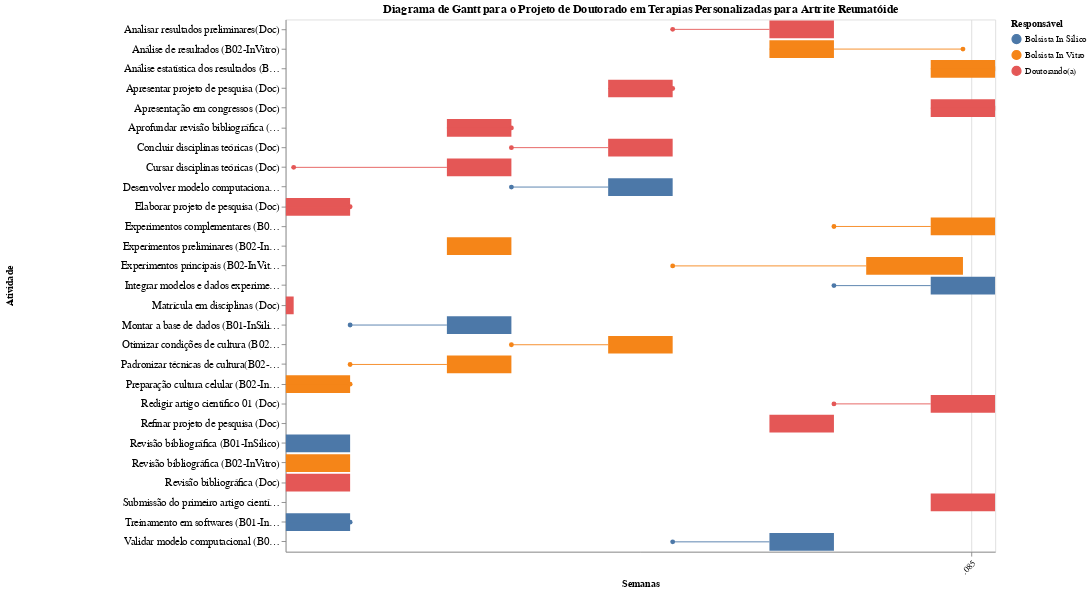

The notebook cell saved with this chart:
### Code cell
chart

### Figure 1 — Vega-Lite specification as saved in the notebook (floating-point values rounded to 4 significant figures)
{"config": {"view": {"continuousWidth": 300, "continuousHeight": 300}, "scale": {"bandPaddingInner": 0.5}}, "layer": [{"mark": {"type": "bar", "size": 20}, "encoding": {"color": {"field": "Responsável", "legend": {"title": "Responsável"}, "type": "nominal"}, "tooltip": [{"field": "Atividade", "type": "nominal"}, {"field": "inicio", "type": "quantitative"}, {"field": "fim", "type": "quantitative"}, {"field": "Duração (Semanas)", "type": "quantitative"}, {"field": "Responsável", "type": "nominal"}], "x": {"axis": {"labelAngle": -45}, "field": "inicio", "title": "Semanas", "type": "temporal"}, "x2": {"field": "fim"}, "y": {"axis": {"labelAlign": "right", "labelAngle": 0, "labelFontSize": 12, "titlePadding": 120}, "field": "Atividade", "sort": ["Revisão bibliográfica (B01-InSilico)", "Treinamento em softwares (B01-InSilico)", "Montar a base de dados (B01-InSilico)", "Desenvolver modelo computacional (B01-InSilico)", "Validar modelo computacional (B01-InSilico)", "Integrar modelos e dados experimentais (B01-InSilico)", "Revisão bibliográfica (B02-InVitro)", "Preparação cultura celular (B02-InVitro)", "Padronizar técnicas de cultura(B02-InVitro)", "Experimentos preliminares (B02-InVitro)", "Otimizar condições de cultura (B02-InVitro)", "Experimentos principais (B02-InVitro)", "Análise de resultados (B02-InVitro)", "Experimentos complementares (B02-InVitro)", "Análise estatística dos resultados (B02-InVitro)", "Matrícula em disciplinas (Doc)", "Revisão bibliográfica (Doc)", "Elaborar projeto de pesquisa (Doc)", "Cursar disciplinas teóricas (Doc)", "Aprofundar revisão bibliográfica (Doc)", "Concluir disciplinas teóricas (Doc)", "Apresentar projeto de pesquisa (Doc)", "Analisar resultados preliminares(Doc)", "Refinar projeto de pesquisa (Doc)", "Redigir artigo científico 01 (Doc)", "Apresentação em congressos (Doc)", "Submissão do primeiro artigo científico (Doc)"], "type": "nominal"}}, "name": "view_75"}, {"mark": {"type": "rule", "point": true}, "encoding": {"color": {"field": "Responsável", "legend": {"title": "Responsável"}, "type": "nominal"}, "detail": {"field": "Predecessora", "type": "nominal"}, "tooltip": [{"field": "Atividade", "type": "nominal"}, {"field": "inicio", "type": "quantitative"}, {"field": "fim", "type": "quantitative"}, {"field": "Duração (Semanas)", "type": "quantitative"}, {"field": "Responsável", "type": "nominal"}], "x": {"field": "fim_predecessora", "type": "temporal"}, "x2": {"field": "inicio"}, "y": {"field": "Atividade", "type": "nominal"}, "y2": {"field": "Atividade"}}, "transform": [{"filter": "(datum.Predecessora !== '-')"}, {"lookup": "Predecessora", "as": "fim_predecessora", "from": {"data": {"name": "data-4e397e691557f6b578b30a337d041307"}, "key": "Atividade", "fields": ["fim"]}}]}], "data": {"name": "data-4e397e691557f6b578b30a337d041307"}, "height": 600, "params": [{"name": "param_48", "select": {"type": "interval", "encodings": ["x", "y"]}, "bind": "scales", "views": ["view_75"]}], "resolve": {"scale": {"x": "shared"}}, "title": "Diagrama de Gantt para o Projeto de Doutorado em Terapias Personalizadas para Artrite Reumatóide", "width": 800, "$schema": "https://vega.github.io/schema/vega-lite/v5.17.0.json", "datasets": {"data-4e397e691557f6b578b30a337d041307": [{"Atividade": "Revisão bibliográfica (B01-InSilico)", "Duração (Semanas)": 8, "Trimestre": 1, "Responsável": "Bolsista In Silico", "Predecessora": "-", "Ordem": 100, "inicio_trimestre": 0, "inicio": 0, "fim": 8}, {"Atividade": "Treinamento em softwares (B01-InSilico)", "Duração (Semanas)": 8, "Trimestre": 1, "Responsável": "Bolsista In Silico", "Predecessora": "Revisão bibliográfica (B01-InSilico)", "Ordem": 101, "inicio_trimestre": 0, "inicio": 0, "fim": 8}, {"Atividade": "Montar a base de dados (B01-InSilico)", "Duração (Semanas)": 8, "Trimestre": 2, "Responsável": "Bolsista In Silico", "Predecessora": "Treinamento em softwares (B01-InSilico)", "Ordem": 102, "inicio_trimestre": 12, "inicio": 20, "fim": 28}, {"Atividade": "Desenvolver modelo computacional (B01-InSilico)", "Duração (Semanas)": 8, "Trimestre": 3, "Responsável": "Bolsista In Silico", "Predecessora": "Montar a base de dados (B01-InSilico)", "Ordem": 103, "inicio_trimestre": 24, "inicio": 40, "fim": 48}, {"Atividade": "Validar modelo computacional (B01-InSilico)", "Duração (Semanas)": 8, "Trimestre": 4, "Responsável": "Bolsista In Silico", "Predecessora": "Desenvolver modelo computacional (B01-InSilico)", "Ordem": 104, "inicio_trimestre": 36, "inicio": 60, "fim": 68}, {"Atividade": "Integrar modelos e dados experimentais (B01-InSilico)", "Duração (Semanas)": 8, "Trimestre": 5, "Responsável": "Bolsista In Silico", "Predecessora": "Validar modelo computacional (B01-InSilico)", "Ordem": 105, "inicio_trimestre": 48, "inicio": 80, "fim": 88}, {"Atividade": "Revisão bibliográfica (B02-InVitro)", "Duração (Semanas)": 8, "Trimestre": 1, "Responsável": "Bolsista In Vitro", "Predecessora": "-", "Ordem": 200, "inicio_trimestre": 0, "inicio": 0, "fim": 8}, {"Atividade": "Preparação cultura celular (B02-InVitro)", "Duração (Semanas)": 8, "Trimestre": 1, "Responsável": "Bolsista In Vitro", "Predecessora": "Revisão bibliográfica (B02-InVitro)", "Ordem": 201, "inicio_trimestre": 0, "inicio": 0, "fim": 8}, {"Atividade": "Padronizar técnicas de cultura(B02-InVitro)", "Duração (Semanas)": 8, "Trimestre": 2, "Responsável": "Bolsista In Vitro", "Predecessora": "Preparação cultura celular (B02-InVitro)", "Ordem": 202, "inicio_trimestre": 12, "inicio": 20, "fim": 28}, {"Atividade": "Experimentos preliminares (B02-InVitro)", "Duração (Semanas)": 8, "Trimestre": 2, "Responsável": "Bolsista In Vitro", "Predecessora": "Padronizar técnicas de cultura (B02-InVitro)", "Ordem": 203, "inicio_trimestre": 12, "inicio": 20, "fim": 28}, {"Atividade": "Otimizar condições de cultura (B02-InVitro)", "Duração (Semanas)": 8, "Trimestre": 3, "Responsável": "Bolsista In Vitro", "Predecessora": "Experimentos preliminares (B02-InVitro)", "Ordem": 204, "inicio_trimestre": 24, "inicio": 40, "fim": 48}, {"Atividade": "Experimentos principais (B02-InVitro)", "Duração (Semanas)": 12, "Trimestre": 4, "Responsável": "Bolsista In Vitro", "Predecessora": "Otimizar condições de cultura (B02-InVitro)", "Ordem": 205, "inicio_trimestre": 36, "inicio": 72, "fim": 84}, {"Atividade": "Análise de resultados (B02-InVitro)", "Duração (Semanas)": 8, "Trimestre": 4, "Responsável": "Bolsista In Vitro", "Predecessora": "Experimentos principais (B02-InVitro)", "Ordem": 206, "inicio_trimestre": 36, "inicio": 60, "fim": 68}, {"Atividade": "Experimentos complementares (B02-InVitro)", "Duração (Semanas)": 8, "Trimestre": 5, "Responsável": "Bolsista In Vitro", "Predecessora": "Análise de resultados (B02-InVitro)", "Ordem": 207, "inicio_trimestre": 48, "inicio": 80, "fim": 88}, {"Atividade": "Análise estatística dos resultados (B02-InVitro)", "Duração (Semanas)": 8, "Trimestre": 5, "Responsável": "Bolsista In Vitro", "Predecessora": "Experimentos complementares (B02-InVitro)", "Ordem": 208, "inicio_trimestre": 48, "inicio": 80, "fim": 88}, {"Atividade": "Matrícula em disciplinas (Doc)", "Duração (Semanas)": 1, "Trimestre": 1, "Responsável": "Doutorando(a)", "Predecessora": "-", "Ordem": 300, "inicio_trimestre": 0, "inicio": 0, "fim": 1}, {"Atividade": "Revisão bibliográfica (Doc)", "Duração (Semanas)": 8, "Trimestre": 1, "Responsável": "Doutorando(a)", "Predecessora": "-", "Ordem": 301, "inicio_trimestre": 0, "inicio": 0, "fim": 8}, {"Atividade": "Elaborar projeto de pesquisa (Doc)", "Duração (Semanas)": 8, "Trimestre": 1, "Responsável": "Doutorando(a)", "Predecessora": "Revisão bibliográfica (Doc)", "Ordem": 302, "inicio_trimestre": 0, "inicio": 0, "fim": 8}, {"Atividade": "Cursar disciplinas teóricas (Doc)", "Duração (Semanas)": 8, "Trimestre": 2, "Responsável": "Doutorando(a)", "Predecessora": "Matrícula em disciplinas (Doc)", "Ordem": 303, "inicio_trimestre": 12, "inicio": 20, "fim": 28}, {"Atividade": "Aprofundar revisão bibliográfica (Doc)", "Duração (Semanas)": 8, "Trimestre": 2, "Responsável": "Doutorando(a)", "Predecessora": "Cursar disciplinas teóricas (Doc)", "Ordem": 304, "inicio_trimestre": 12, "inicio": 20, "fim": 28}, {"Atividade": "Concluir disciplinas teóricas (Doc)", "Duração (Semanas)": 8, "Trimestre": 3, "Responsável": "Doutorando(a)", "Predecessora": "Cursar disciplinas teóricas (Doc)", "Ordem": 305, "inicio_trimestre": 24, "inicio": 40, "fim": 48}, {"Atividade": "Apresentar projeto de pesquisa (Doc)", "Duração (Semanas)": 8, "Trimestre": 3, "Responsável": "Doutorando(a)", "Predecessora": "Concluir disciplinas teóricas (Doc)", "Ordem": 306, "inicio_trimestre": 24, "inicio": 40, "fim": 48}, {"Atividade": "Analisar resultados preliminares(Doc)", "Duração (Semanas)": 8, "Trimestre": 4, "Responsável": "Doutorando(a)", "Predecessora": "Apresentar projeto de pesquisa (Doc)", "Ordem": 307, "inicio_trimestre": 36, "inicio": 60, "fim": 68}, {"Atividade": "Refinar projeto de pesquisa (Doc)", "Duração (Semanas)": 8, "Trimestre": 4, "Responsável": "Doutorando(a)", "Predecessora": "Analisar resultados preliminares (Doc)", "Ordem": 308, "inicio_trimestre": 36, "inicio": 60, "fim": 68}, {"Atividade": "Redigir artigo científico 01 (Doc)", "Duração (Semanas)": 8, "Trimestre": 5, "Responsável": "Doutorando(a)", "Predecessora": "Analisar resultados preliminares(Doc)", "Ordem": 309, "inicio_trimestre": 48, "inicio": 80, "fim": 88}, {"Atividade": "Apresentação em congressos (Doc)", "Duração (Semanas)": 8, "Trimestre": 5, "Responsável": "Doutorando(a)", "Predecessora": "Redigir artigo científico 01 (Doc)", "Ordem": 310, "inicio_trimestre": 48, "inicio": 80, "fim": 88}, {"Atividade": "Submissão do primeiro artigo científico (Doc)", "Duração (Semanas)": 8, "Trimestre": 5, "Responsável": "Doutorando(a)", "Predecessora": "Redigir artigo científico 01(Doc)", "Ordem": 311, "inicio_trimestre": 48, "inicio": 80, "fim": 88}]}}
